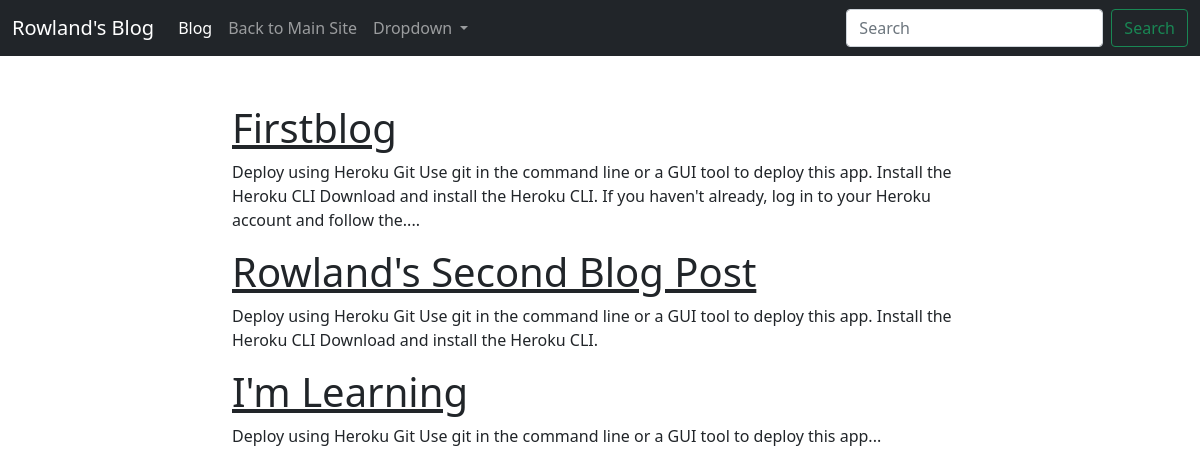
The page /blogapp/ (signed in) on the database as committed earlier.
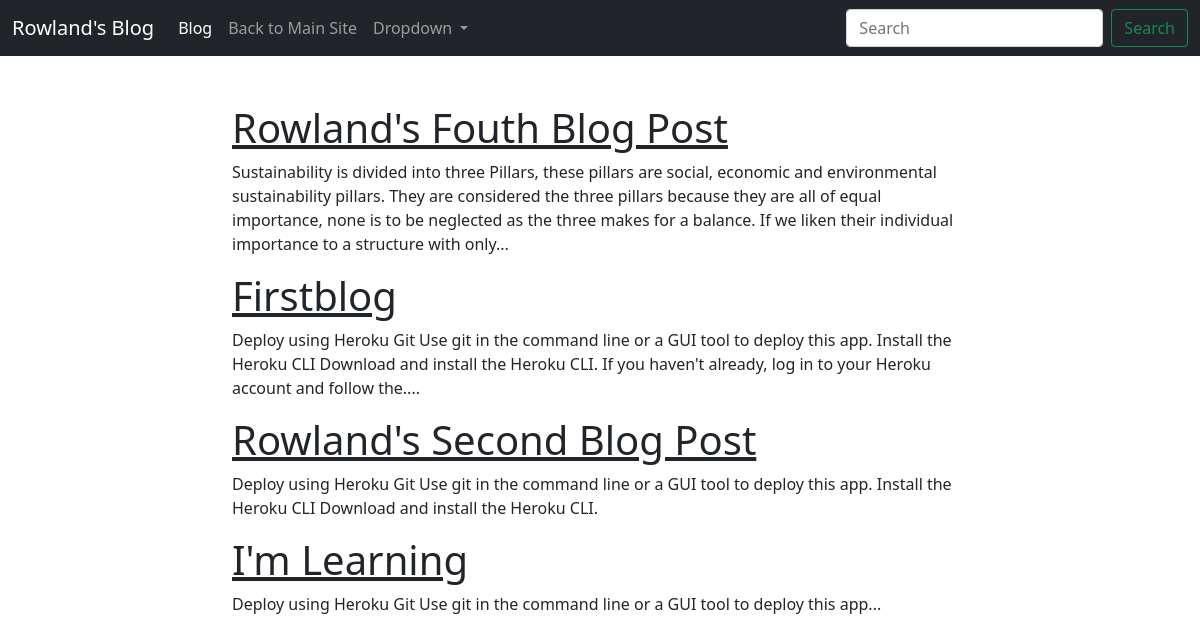
The same page on the database as committed later.
### blogapp/models.py (models this page shows, shortened)
class Post(models.Model):
    class NewManger(models.Manager):
        def get_queryset(self):
            return super().get_queryset().filter(status='published')
    post_status = (
        ('draft', 'Draft'),
        ('published', 'Published')
    )
    title = models.CharField(max_length=200)
    excerpt = models.TextField(null = True)
    slug = models.SlugField(max_length=200, unique_for_date='publish')
    publish = models.DateTimeField(default=timezone.now())
    status = models.CharField(max_length=10, choices=post_status, default= 'draft')
    author = models.ForeignKey(User, on_delete=models.CASCADE, related_name='blog_posts')
    body = models.TextField()
    objects = models.Manager() # default manager
    newmanager = NewManger() # custom manager
    def get_absolute_url(self):
        return reverse('blogapp:post_single', args=[self.slug])
    class Meta:
        ordering = ('-publish',)

### blogapp/views.py (the view)
# urls.py: path('', views.home, name = 'home' ),
@login_required(login_url='login')
def home(request):
    all_post = Post.newmanager.all()
    return render(request, 'index.html', {'posts': all_post})

### blogapp/templates/index.html
{% extends 'base.html' %}
{% block content %}
<div class = 'container'>
  <div class = 'row justify-content-md-center pt-5'>
    <div class ='col-md-8'>
    {% for post in posts %}
      <div class = 'col-12'><h1><a class = 'text-dark' href="{{post.get_absolute_url}}">{{post.title}}</a></h1></div>
      <div class = 'col-12'><p>{{post.excerpt}}</p></div>
    {% endfor %}
    </div>
  </div>
</div>
{% endblock %}

### blogapp/templates/base.html (shortened to what this page needs)
<!doctype html>
<html lang="en">
<link href="https://cdn.jsdelivr.net/npm/bootstrap@5.0.0-beta3/dist/css/bootstrap.min.css" rel="stylesheet">
  <body>
<nav class="navbar navbar-expand-lg navbar-dark bg-dark">
  <div class="container-fluid">
    <a class="navbar-brand" href="{% url 'home' %}">Rowland's Blog</a>
    <div class="collapse navbar-collapse" id="navbarSupportedContent">
      <ul class="navbar-nav me-auto mb-2 mb-lg-0">
        <li class="nav-item">
          <a class="nav-link active" aria-current="page" href="{% url 'blogapp:home' %}">Blog</a>
        </li>
        <li class="nav-item">
          <a class="nav-link" href="{% url 'home' %}">Back to Main Site</a>
        </li>
        <li class="nav-item dropdown">
          <a class="nav-link dropdown-toggle" href="#" id="navbarDropdown" role="button" data-bs-toggle="dropdown" aria-expanded="false">
            Dropdown
          </a>
        </li>
        <li class="nav-item">
          <a class="nav-link disabled" href="#" tabindex="-1" aria-enable="true"></a>
        </li>
      </ul>
      <form class="d-flex">
        <input class="form-control me-2" type="search" placeholder="Search" aria-label="Search">
        <button class="btn btn-outline-success" type="submit">Search</button>
      </form>
    </div>
  </div>
</nav>
    {% block content %}
    {% endblock %}
  </body>
</html>

Rows that differ between the two databases and show on the page:
added Post: title "Rowland's Fouth Blog Post", excerpt "Sustainability is divided into three Pillars, these pillars are social, economic and environmental sustainability pillars. They are considered the three pillars because they are all of equal importance, none is to be neglected as the three makes for a balance. If we liken their individual importance to a structure with only..."
